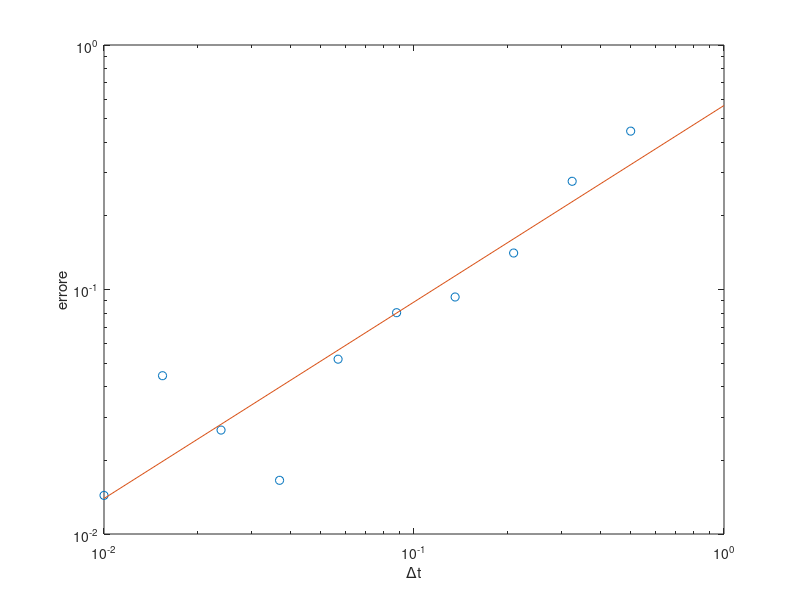

Recreate this plot in MATLAB.
% CIR split-step approximation using euler scheme
%
% dX(t) = (a + b * X(t)) dt + sigma * sqrt(X(t)) dW(t)
% split into:
% dY(t) = a * dt + sigma * sqrt(Y(t)) dW(t)  sampled from chi_d(lambda)
% dZ(t) = b * Z(t) * dt  solved exactly/with deterministic euler

% equation parameters
a = 1;
b = 1;
sigma = 2;

t0 = 0;
T = 1;
x0 = 1;

% order test parameters
dt_max = 0.5;
dt_min = 0.01;
tries = 10;
samples = 50000;

dts = logspace(log10(dt_max), log10(dt_min), tries);
errors = zeros(1, tries);

for n = 1:tries
    % setting up
    dt = dts(n);
    steps = floor(T / dt);
    t = t0 : dt : t0+T;

    z = zeros(samples,steps+1);
    z(:,1) = x0 * ones(samples,1);
    y = x0 * ones(samples,1);

    % running the scheme
    d = 4 * a / sigma^2 * ones(samples,1);

    for k=1:steps
        lambda = 4 * z(:,k) / (sigma^2 * dt);
        y = 0.25 * sigma^2 * dt * ncx2rnd(d, lambda);
        z(:,k+1) = y * exp(b * dt);
    end
    
    % error estimation
    true_expectations = ((x0 + a/b) * exp(b * t) - a/b);
    errors(n) = max(abs(mean(z,1) - true_expectations)); 
    
    %plot(t, mean(z,1),t,true_expectations);
    %pause(5);
end

% fitting line
fit_parameters = polyfit(log(dts), log(errors), 1);
line_x = linspace(10^(-2), 1, 2);
line_y = exp(fit_parameters(1) * log(line_x) + fit_parameters(2));

% plotting
loglog(dts,errors, 'o');
hold on;
loglog(line_x, line_y);
xlabel('\Deltat');
ylabel('errore');
hold off;